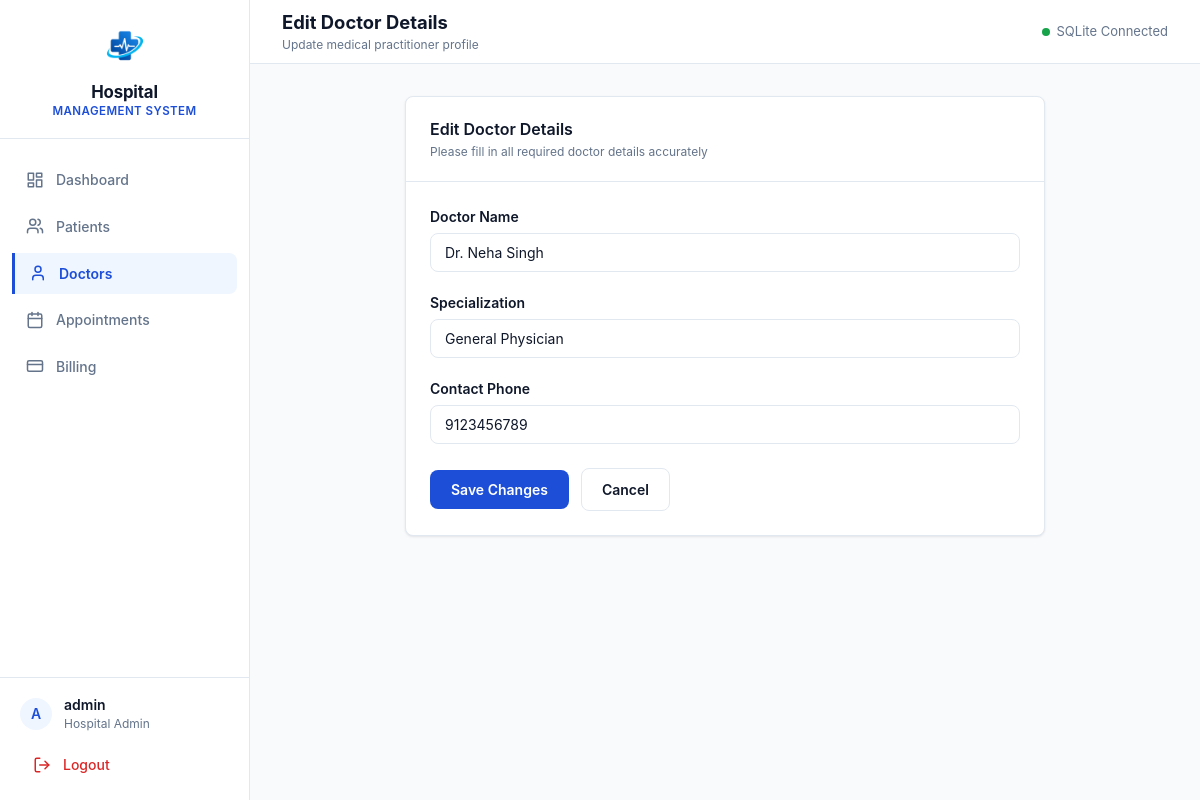
The page /doctors/2/edit (signed in) on the database its author committed.
### tables this page shows
CREATE TABLE doctors (
            doctor_id INTEGER PRIMARY KEY AUTOINCREMENT,
            name TEXT NOT NULL,
            specialization TEXT NOT NULL,
            phone TEXT NOT NULL
        );

### app.py (the view, shortened to what this page needs)
@app.route("/doctors/<int:doctor_id>/edit", methods=["GET", "POST"])
@login_required
def edit_doctor(doctor_id):
    database = get_database_connection()
    doctor_record = database.execute(
        """
        SELECT doctor_id, name, specialization, phone
        FROM doctors
        WHERE doctor_id = ?
        """,
        (doctor_id,),
    ).fetchone()
    if doctor_record is None:
        flash("Doctor record not found.", "error")
        return redirect(url_for("doctors"))
    return render_template(
        "doctor_form.html",
        form_title="Edit Doctor Details",
        form_subtitle="Update medical practitioner profile",
        form_action=url_for("edit_doctor", doctor_id=doctor_id),
        submit_button_text="Save Changes",
        form_data=dict(doctor_record),
    )

### app.py (called while the page is built)
def get_database_connection():
    if "database" not in g:
        g.database = sqlite3.connect(DATABASE_PATH)
        g.database.row_factory = sqlite3.Row
        g.database.execute("PRAGMA foreign_keys = ON")
    return g.database

@app.teardown_appcontext
def close_database_connection(exception=None):
    database = g.pop("database", None)
    if database is not None:
        database.close()

def login_required(view_function):
    @wraps(view_function)
    def decorated_function(*args, **kwargs):
        if "user" not in session:
            return redirect(url_for("login"))
        return view_function(*args, **kwargs)
    return decorated_function

### templates/doctor_form.html (shortened to what this page needs)
{% extends "base.html" %}
{% block header_title %}{{ form_title }}{% endblock %}
{% block header_subtitle %}{{ form_subtitle }}{% endblock %}
{% block content %}
<div class="form-card-container">
  <div class="content-card">
    <div class="content-card-header">
      <div class="card-title-group">
        <h2 class="card-title">{{ form_title }}</h2>
        <p class="card-description">Please fill in all required doctor details accurately</p>
      </div>
    </div>
    <div class="content-card-body">
      <form action="{{ form_action }}" method="POST">
        <div class="form-group">
          <label for="name" class="form-label">Doctor Name</label>
          <input
            type="text"
            id="name"
            name="name"
            class="form-control"
            placeholder="e.g. Dr. Amit Kumar"
            value="{{ form_data.name if form_data else '' }}"
            required
            autocomplete="name"
          >
        </div>
        <div class="form-group">
          <label for="specialization" class="form-label">Specialization</label>
          <input
            type="text"
            id="specialization"
            name="specialization"
            class="form-control"
            placeholder="e.g. Cardiologist, General Physician, Pediatrician"
            value="{{ form_data.specialization if form_data else '' }}"
            required
          >
        </div>
        <div class="form-group">
          <label for="phone" class="form-label">Contact Phone</label>
          <input
            type="tel"
            id="phone"
            name="phone"
            class="form-control"
            placeholder="e.g. 9876543210"
            value="{{ form_data.phone if form_data else '' }}"
            required
            autocomplete="tel"
          >
        </div>
        <div class="form-actions">
          <button type="submit" class="btn btn-primary">{{ submit_button_text }}</button>
          <a href="{{ url_for('doctors') }}" class="btn btn-outline">Cancel</a>
        </div>
      </form>
    </div>
  </div>
</div>
{% endblock %}

### static/css/style.css (style rules this page uses)
:root { --primary: #1d4ed8; --primary-hover: #1e40af; --primary-light: #eff6ff; --primary-border: #bfdbfe; --text-main: #0f172a; --text-muted: #64748b; --text-subtle: #94a3b8; --bg-body: #f8fafc; --bg-surface: #ffffff; --border-color: #e2e8f0; --color-success: #16a34a; --color-success-bg: #f0fdf4; --color-success-border: #bbf7d0; --color-warning: #d97706; --color-warning-bg: #fffbeb; --color-warning-border: #fde68a; --color-danger: #dc2626; --color-danger-bg: #fef2f2; --color-danger-border: #fecaca; --color-info: #0284c7; --color-info-bg: #f0f9ff; --color-info-border: #bae6fd; --radius-sm: 4px; --radius-md: 8px; --radius-lg: 12px; --shadow-sm: 0 1px 3px 0 rgba(15, 23, 42, 0.06), 0 1px 2px 0 rgba(15, 23, 42, 0.04); --shadow-md: 0 4px 6px -1px rgba(15, 23, 42, 0.08), 0 2px 4px -2px rgba(15, 23, 42, 0.05); --font-sans: -apple-system, BlinkMacSystemFont, "Segoe UI", Roboto, "Helvetica Neue", Arial, sans-serif; }
*, *::before, *::after { box-sizing: border-box; }
html, body { margin: 0; padding: 0; font-family: var(--font-sans); background-color: var(--bg-body); color: var(--text-main); line-height: 1.5; -webkit-font-smoothing: antialiased; }
a { color: var(--primary); text-decoration: none; }
.content-card { background-color: var(--bg-surface); border: 1px solid var(--border-color); border-radius: var(--radius-md); box-shadow: var(--shadow-sm); margin-bottom: 2rem; overflow: hidden; }
.content-card-header { padding: 1.25rem 1.5rem; border-bottom: 1px solid var(--border-color); display: flex; align-items: center; justify-content: space-between; }
.card-title-group { display: flex; flex-direction: column; }
.card-title { font-size: 1rem; font-weight: 600; color: var(--text-main); margin: 0; }
.card-description { font-size: 0.75rem; color: var(--text-muted); margin: 0.125rem 0 0 0; }
.content-card-body { padding: 1.5rem; }
.form-group { margin-bottom: 1.25rem; display: flex; flex-direction: column; gap: 0.375rem; }
.form-label { font-size: 0.875rem; font-weight: 600; color: var(--text-main); }
.form-control { width: 100%; padding: 0.625rem 0.875rem; border: 1px solid var(--border-color); border-radius: var(--radius-md); font-size: 0.875rem; font-family: inherit; color: var(--text-main); background-color: var(--bg-surface); transition: border-color 0.15s ease, box-shadow 0.15s ease; }
.btn { display: inline-flex; align-items: center; justify-content: center; gap: 0.5rem; padding: 0.625rem 1.25rem; border-radius: var(--radius-md); font-size: 0.875rem; font-weight: 600; font-family: inherit; cursor: pointer; border: 1px solid transparent; transition: all 0.15s ease-in-out; text-decoration: none; }
.btn-primary { background-color: var(--primary); color: #ffffff; }
.btn-outline { background-color: transparent; border-color: var(--border-color); color: var(--text-main); }
.form-card-container { max-width: 640px; margin: 0 auto; }
.form-actions { display: flex; align-items: center; gap: 0.75rem; margin-top: 1.5rem; }

### rows shown on the page
doctors: name "Dr. Neha Singh", specialization "General Physician", phone "9123456789"

### other values the page prints
{{ session.get('user', 'Administrator') }} "admin"
{{ submit_button_text }} "Save Changes"
